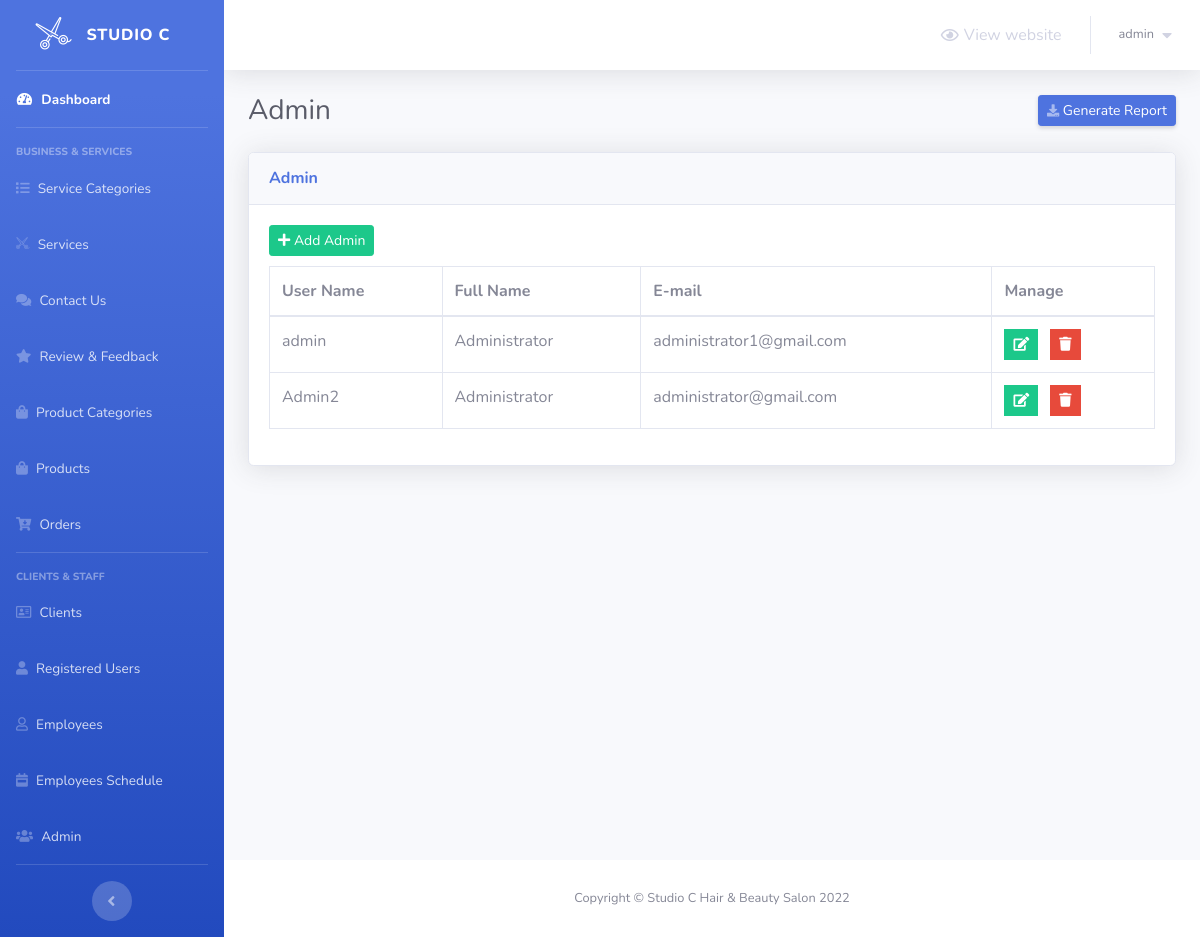
The app's page /admin/admin.php (signed in) with its own data.
### tables this page shows
CREATE TABLE `barber_admin` (
  `admin_id` int(5) NOT NULL,
  `username` varchar(50) NOT NULL,
  `email` varchar(50) NOT NULL,
  `full_name` varchar(50) NOT NULL,
  `password` varchar(255) NOT NULL
);

### admin/admin.php (the view, shortened to what this page needs)
<?php
    include 'connect.php';
    include 'Includes/templates/header.php';
    if(isset($_SESSION['username_barbershop_Xw211qAAsq4']) && isset($_SESSION['password_barbershop_Xw211qAAsq4']))
    {
?>
        <div class="container-fluid">
            <div class="d-sm-flex align-items-center justify-content-between mb-4">
                <h1 class="h3 mb-0 text-gray-800">Admin</h1>
                <a href="#" class="d-none d-sm-inline-block btn btn-sm btn-primary shadow-sm">
                    <i class="fas fa-download fa-sm text-white-50"></i>
                    Generate Report
                </a>
            </div>
            <?php
                $do = '';
                if(isset($_GET['do']) && in_array($_GET['do'], array('Add','Edit','Delete')))
                {
                    $do = htmlspecialchars($_GET['do']);
                }
                else
                {
                    $do = 'Manage';
                }
                if($do == 'Manage')
                {
                    $stmt = $con->prepare("SELECT * FROM barber_admin");
                    $stmt->execute();
                    $rows_admin = $stmt->fetchAll();
                    ?>
                        <div class="card shadow mb-4">
                            <div class="card-header py-3">
                                <h6 class="m-0 font-weight-bold text-primary">Admin</h6>
                            </div>
                            <div class="card-body">
                                <a href="admin.php?do=Add" class="btn btn-success btn-sm" style="margin-bottom: 10px;">
                                    <i class="fa fa-plus"></i>
                                    Add Admin
                                </a>
                                <div class="table-responsive">
                                    <table class="table table-bordered">
                                        <thead>
                                            <tr>
                                                <th scope="col">User Name</th>
                                                <th scope="col">Full Name</th>
                                                <th scope="col">E-mail</th>
                                                <th scope="col">Manage</th>
                                            </tr>
                                        </thead>
                                        <tbody>
                                            <?php
                                                foreach($rows_admin as $admin)
                                                {
                                                    echo "<tr>";
                                                        echo "<td>";
                                                            echo $admin['username'];
                                                        echo "</td>";
                                                        echo "<td>";
                                                            echo $admin['full_name'];
                                                        echo "</td>";
                                                        echo "<td>";
                                                            echo $admin['email'];
                                                        echo "</td>";
                                                        echo "<td>";
                                                    ?>
                                                        <ul class="list-inline m-0">
                                                            <li class="list-inline-item" data-toggle="tooltip" title="Edit">
                                                                <button class="btn btn-success btn-sm rounded-0">
                                                                    <a href="admin.php?do=Edit&admin_id=<?php echo $admin['admin_id']; ?>" style="color: white;">
                                                                        <i class="fa fa-edit"></i>
                                                                    </a>
                                                                </button>
                                                            </li>
                                                           <li class="list-inline-item" data-toggle="tooltip" title="Delete">
                                                                <button class="btn btn-danger btn-sm rounded-0">
                                                                    <a href="admin.php?do=Delete&admin_id=<?php echo $admin['admin_id']; ?>" style="color: white;">
                                                                        <i class="fa fa-trash"></i>
                                                                    </a>
                                                                </button>
                                                            </li>
                                                       </ul>
                                                    <?php
                                                    echo "</td>";
                                                    echo "</tr>";
                                                }
                                            ?>
                                        </tbody>
                                    </table>
                                </div>
                            </div>
                        </div>
                    <?php
                }
            ?>
        </div>
<?php
        include 'Includes/templates/footer.php';
    }
    else
    {
        header('Location: login.php');
        exit();
    }
?>

### records on screen
barber_admin: username "admin", full_name "Administrator", email "administrator1@gmail.com"
barber_admin: username "Admin2", full_name "Administrator", email "administrator@gmail.com"

### other values on screen
$_SESSION['username_barbershop_Xw211qAAsq4'] "admin"
